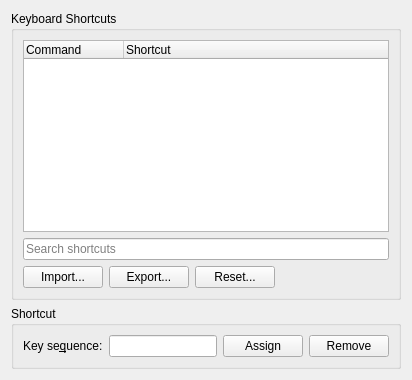
   <widget class="QWidget" name="tabKeyboard">
    <attribute name="title">
     <string>Keyboard</string>
    </attribute>
    <layout class="QVBoxLayout" name="verticalLayout_2">
     <item>
      <layout class="QHBoxLayout" name="horizontalLayout_4">
       <item>
        <layout class="QVBoxLayout" name="verticalLayout_5">
         <item>
          <widget class="QGroupBox" name="KeyboardShortcutsTableGroup">
           <property name="title">
            <string>Keyboard Shortcuts</string>
           </property>
           <layout class="QVBoxLayout" name="verticalLayout_6">
            <item>
             <widget class="QTreeWidget" name="commandList">
              <property name="rootIsDecorated">
               <bool>true</bool>
              </property>
              <property name="uniformRowHeights">
               <bool>true</bool>
              </property>
              <column>
               <property name="text">
                <string>Command</string>
               </property>
              </column>
              <column>
               <property name="text">
                <string>Shortcut</string>
               </property>
              </column>
             </widget>
            </item>
            <item>
             <widget class="QLineEdit" name="KeyboardFilterEdit">
              <property name="placeholderText">
               <string>Search shortcuts</string>
              </property>
             </widget>
            </item>
            <item>
             <layout class="QHBoxLayout" name="horizontalLayout_9">
              <item>
               <widget class="QPushButton" name="shortcutsImport">
                <property name="text">
                 <string>Import...</string>
                </property>
               </widget>
              </item>
              <item>
               <widget class="QPushButton" name="shortcutsExport">
                <property name="text">
                 <string>Export...</string>
                </property>
               </widget>
              </item>
              <item>
               <widget class="QPushButton" name="shortcutsReset">
                <property name="text">
                 <string>Reset...</string>
                </property>
               </widget>
              </item>
              <item>
               <spacer name="horizontalSpacer_3">
                <property name="orientation">
                 <enum>Qt::Horizontal</enum>
                </property>
                <property name="sizeHint" stdset="0">
                 <size>
                  <width>40</width>
                  <height>20</height>
                 </size>
                </property>
               </spacer>
              </item>
             </layout>
            </item>
           </layout>
          </widget>
         </item>
         <item>
          <layout class="QHBoxLayout" name="horizontalLayout_6"/>
         </item>
         <item>
          <widget class="QGroupBox" name="shortcutGroup">
           <property name="title">
            <string>Shortcut</string>
           </property>
           <layout class="QHBoxLayout" name="horizontalLayout_5">
            <item>
             <widget class="QLabel" name="label_7">
              <property name="text">
               <string>Key se&amp;quence:</string>
              </property>
              <property name="buddy">
               <cstring>shortcutEdit</cstring>
              </property>
             </widget>
            </item>
            <item>
             <widget class="QLineEdit" name="shortcutEdit"/>
            </item>
            <item>
             <widget class="QPushButton" name="shortcutAssign">
              <property name="text">
               <string>Assign</string>
              </property>
             </widget>
            </item>
            <item>
             <widget class="QPushButton" name="shortcutRemove">
              <property name="text">
               <string>Remove</string>
              </property>
             </widget>
            </item>
           </layout>
           <zorder>shortcutEdit</zorder>
           <zorder>label_7</zorder>
           <zorder>shortcutAssign</zorder>
           <zorder>shortcutRemove</zorder>
          </widget>
         </item>
        </layout>
       </item>
       <item>
        <layout class="QVBoxLayout" name="verticalLayout_4"/>
       </item>
      </layout>
     </item>
    </layout>
   </widget>
